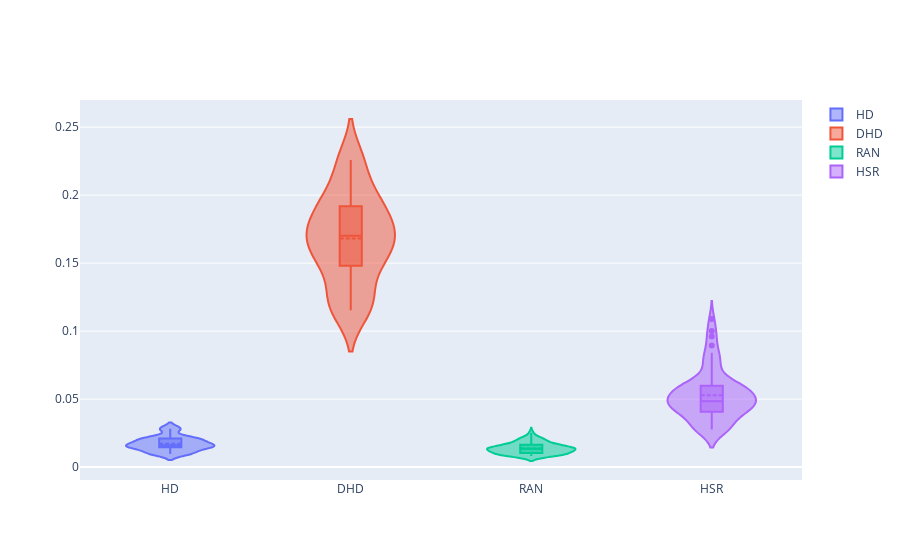

Notebook cell for this chart:
### Code cell
import plotly.graph_objects as go

import pandas as pd

#df = pd.read_csv("https://raw.githubusercontent.com/plotly/datasets/master/violin_data.csv")

fig = go.Figure()

#days = ['Thur', 'Fri', 'Sat', 'Sun']

for met in names:
    fig.add_trace(go.Violin(x=ripas['Algorithm'][ripas['Algorithm'] == met],
                            y=ripas['Value'][ripas['Algorithm'] == met],
                            name=met,
                            box_visible=True,
                            meanline_visible=True))

fig.show()

### Figure 1 — Plotly figure (JSON) as saved in the notebook; plotly's stock layout.template omitted (floating-point values rounded to 4 significant figures)
{"data": [{"box": {"visible": true}, "meanline": {"visible": true}, "name": "HD", "type": "violin", "x": ["HD", "HD", "HD", "HD", "HD", "HD", "HD", "HD", "HD", "HD", "HD", "HD", "HD", "HD", "HD", "HD", "HD", "HD", "HD", "HD", "HD", "HD", "HD", "HD", "HD", "HD", "HD", "HD", "HD", "HD", "HD", "HD", "HD", "HD", "HD", "HD", "HD", "HD", "HD", "HD", "HD", "HD", "HD", "HD", "HD", "HD", "HD", "HD", "HD", "HD", "HD", "HD", "HD", "HD", "HD", "HD", "HD", "HD", "HD", "HD"], "y": [0.01503, 0.009694, 0.01089, 0.01852, 0.02125, 0.01706, 0.02104, 0.02819, 0.01515, 0.01454, 0.01503, 0.009694, 0.01089, 0.01852, 0.02125, 0.01706, 0.02104, 0.02819, 0.01515, 0.01454, 0.01503, 0.009694, 0.01089, 0.01852, 0.02125, 0.01706, 0.02104, 0.02819, 0.01515, 0.01454, 0.01503, 0.009694, 0.01089, 0.01852, 0.02125, 0.01706, 0.02104, 0.02819, 0.01515, 0.01454, 0.01503, 0.009694, 0.01089, 0.01852, 0.02125, 0.01706, 0.02104, 0.02819, 0.01515, 0.01454, 0.01503, 0.009694, 0.01089, 0.01852, 0.02125, 0.01706, 0.02104, 0.02819, 0.01515, 0.01454]}, {"box": {"visible": true}, "meanline": {"visible": true}, "name": "DHD", "type": "violin", "x": ["DHD", "DHD", "DHD", "DHD", "DHD", "DHD", "DHD", "DHD", "DHD", "DHD", "DHD", "DHD", "DHD", "DHD", "DHD", "DHD", "DHD", "DHD", "DHD", "DHD", "DHD", "DHD", "DHD", "DHD", "DHD", "DHD", "DHD", "DHD", "DHD", "DHD", "DHD", "DHD", "DHD", "DHD", "DHD", "DHD", "DHD", "DHD", "DHD", "DHD", "DHD", "DHD", "DHD", "DHD", "DHD", "DHD", "DHD", "DHD", "DHD", "DHD", "DHD", "DHD", "DHD", "DHD", "DHD", "DHD", "DHD", "DHD", "DHD", "DHD"], "y": [0.1654, 0.1563, 0.2012, 0.177, 0.148, 0.1153, 0.1749, 0.2258, 0.1918, 0.1252, 0.1654, 0.1563, 0.2012, 0.177, 0.148, 0.1153, 0.1749, 0.2258, 0.1918, 0.1252, 0.1654, 0.1563, 0.2012, 0.177, 0.148, 0.1153, 0.175, 0.2258, 0.1918, 0.1243, 0.1654, 0.1563, 0.2005, 0.177, 0.148, 0.1153, 0.175, 0.2258, 0.1918, 0.1252, 0.1654, 0.1563, 0.2012, 0.177, 0.148, 0.1153, 0.175, 0.2258, 0.1918, 0.1252, 0.1654, 0.1563, 0.2012, 0.177, 0.148, 0.1153, 0.1749, 0.2258, 0.1918, 0.1252]}, {"box": {"visible": true}, "meanline": {"visible": true}, "name": "RAN", "type": "violin", "x": ["RAN", "RAN", "RAN", "RAN", "RAN", "RAN", "RAN", "RAN", "RAN", "RAN", "RAN", "RAN", "RAN", "RAN", "RAN", "RAN", "RAN", "RAN", "RAN", "RAN", "RAN", "RAN", "RAN", "RAN", "RAN", "RAN", "RAN", "RAN", "RAN", "RAN", "RAN", "RAN", "RAN", "RAN", "RAN", "RAN", "RAN", "RAN", "RAN", "RAN", "RAN", "RAN", "RAN", "RAN", "RAN", "RAN", "RAN", "RAN", "RAN", "RAN", "RAN", "RAN", "RAN", "RAN", "RAN", "RAN", "RAN", "RAN", "RAN", "RAN"], "y": [0.01118, 0.008751, 0.008179, 0.01366, 0.02048, 0.01766, 0.012, 0.01819, 0.01331, 0.01342, 0.01118, 0.008449, 0.01023, 0.01366, 0.01568, 0.00925, 0.01036, 0.01646, 0.0127, 0.01345, 0.01416, 0.009129, 0.01023, 0.01701, 0.01482, 0.01634, 0.01405, 0.02001, 0.01356, 0.01709, 0.01443, 0.009129, 0.009662, 0.01806, 0.0203, 0.01402, 0.012, 0.02103, 0.01193, 0.01345, 0.01443, 0.008241, 0.009445, 0.01373, 0.02158, 0.00925, 0.01036, 0.01646, 0.01193, 0.01345, 0.01456, 0.008751, 0.008179, 0.0154, 0.02158, 0.01766, 0.01026, 0.02524, 0.01193, 0.01345]}, {"box": {"visible": true}, "meanline": {"visible": true}, "name": "HSR", "type": "violin", "x": ["HSR", "HSR", "HSR", "HSR", "HSR", "HSR", "HSR", "HSR", "HSR", "HSR", "HSR", "HSR", "HSR", "HSR", "HSR", "HSR", "HSR", "HSR", "HSR", "HSR", "HSR", "HSR", "HSR", "HSR", "HSR", "HSR", "HSR", "HSR", "HSR", "HSR", "HSR", "HSR", "HSR", "HSR", "HSR", "HSR", "HSR", "HSR", "HSR", "HSR", "HSR", "HSR", "HSR", "HSR", "HSR", "HSR", "HSR", "HSR", "HSR", "HSR", "HSR", "HSR", "HSR", "HSR", "HSR", "HSR", "HSR", "HSR", "HSR", "HSR"], "y": [0.04299, 0.02758, 0.04844, 0.03043, 0.04605, 0.04064, 0.05599, 0.05977, 0.05289, 0.06125, 0.04299, 0.02758, 0.04844, 0.03043, 0.04605, 0.04046, 0.05599, 0.05977, 0.053, 0.06125, 0.08402, 0.0807, 0.04844, 0.03043, 0.04605, 0.04064, 0.05599, 0.1001, 0.05289, 0.06725, 0.08934, 0.02758, 0.04844, 0.07567, 0.07313, 0.04046, 0.07894, 0.1088, 0.05289, 0.09598, 0.04299, 0.03755, 0.04844, 0.03043, 0.04605, 0.04064, 0.05599, 0.05977, 0.053, 0.06125, 0.04299, 0.02758, 0.04844, 0.03043, 0.04605, 0.04064, 0.05599, 0.05977, 0.05289, 0.06125]}], "layout": {}}
